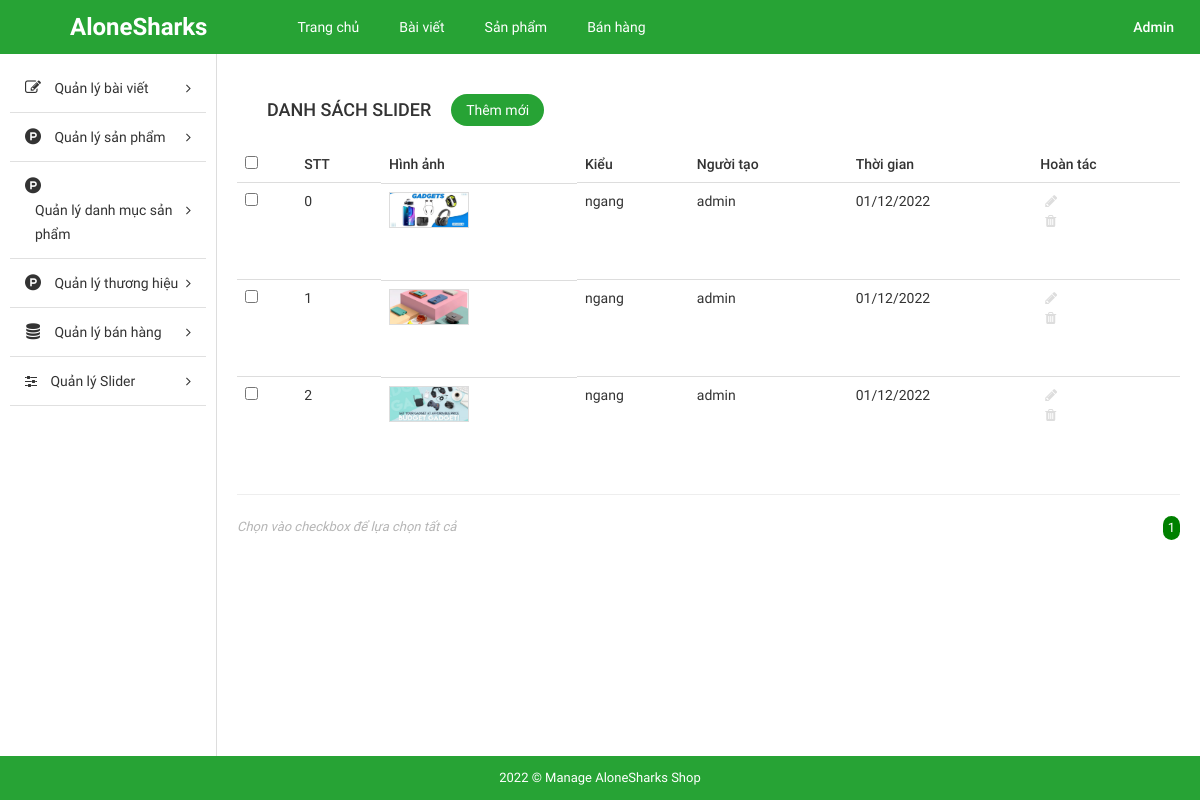
The app's page /admin/index.php?modules=sliders&controllers=index&action=list (signed in) with its own data.
### tables this page shows
CREATE TABLE `tbl_slider` (
  `id` int(11) NOT NULL,
  `image` varchar(255) NOT NULL,
  `user` varchar(255) NOT NULL,
  `create_date` varchar(255) NOT NULL,
  `type` enum('dọc','ngang') NOT NULL
);

### admin/libraries/database.php (called while the page is built, shortened)
<?php
function db_query($query_string) {
    global $conn;
    $result = mysqli_query($conn, $query_string);
    return $result;
}
function db_fetch_array($query_string) {
    $result = array();
    $mysqli_result = db_query($query_string);
    while ($row = mysqli_fetch_assoc($mysqli_result)) {
        $result[] = $row;
    }
    return $result;
}

### admin/modules/sliders/models/indexModel.php (called while the page is built, shortened)
<?php
function getAllSlider(){
	return db_fetch_array("SELECT * FROM `tbl_slider`");
}

### admin/modules/sliders/controllers/indexController.php (called while the page is built, shortened)
<?php
function listAction() {
	$data_tmp = getAllSlider();
	if(!empty($_GET['page'])){
		$page = $_GET['page'];
	}else{
		$page =1;
	}
	$numProduct = count($data_tmp);
	$productOnPage = 5;
	$num = ceil($numProduct/$productOnPage);
	$start = ($page - 1) * $productOnPage;
	$res =[];
	for ($i=$start; $i < $start+$productOnPage; $i++) {
		if(isset($data_tmp[$i]))
        $res[] = $data_tmp[$i];
	};
	$data = [$res, $num, $page];
	load_view('list',$data);
}

### admin/core/router.php (called while the page is built, shortened)
<?php
$action_name = get_action().'Action';
call_function(array('construct', $action_name));

### admin/core/appload.php (called while the page is built, shortened)
<?php
require CONFIGPATH . DIRECTORY_SEPARATOR . 'database.php';
require LIBPATH . DIRECTORY_SEPARATOR . 'database.php';
require COREPATH . DIRECTORY_SEPARATOR . 'base.php';
require COREPATH . DIRECTORY_SEPARATOR . 'router.php';

### admin/index.php (called while the page is built, shortened)
<?php
require COREPATH.DIRECTORY_SEPARATOR.'appload.php';

### admin/modules/sliders/views/listView.php (the view, shortened to what this page needs)
<div id="main-content-wp" class="list-product-page list-slider">
    <div class="wrap clearfix">
        <div id="content" class="fl-right">
            <div class="section" id="title-page">
                <div class="clearfix">
                    <h3 id="index" class="fl-left">Danh sách slider</h3>
                    <a href="?modules=sliders&controllers=index&action=add" title="" id="add-new" class="fl-left">Thêm mới</a>
                </div>
            </div>
            <div class="section" id="detail-page">
                <div class="section-detail">
                    <div class="table-responsive">
                        <table class="table list-table-wp">
                            <thead>
                                <tr>
                                    <td><input type="checkbox" name="checkAll" id="checkAll"></td>
                                    <td><span class="thead-text">STT</span></td>
                                    <td><span class="thead-text">Hình ảnh</span></td>
                                    <td><span class="thead-text">Kiểu</span></td>
                                    <td><span class="thead-text">Người tạo</span></td>
                                    <td><span class="thead-text">Thời gian</span></td>
                                    <td><span class="thead-text">Hoàn tác</span></td>
                                </tr>
                            </thead>
                            <tbody>
                                <?php $i=0; if(!empty($data['0']))  foreach ($data['0'] as $value) { ?>
                                <tr>
                                    <td><input type="checkbox" name="checkItem" class="checkItem"></td>
                                    <td><span class="tbody-text"><?php echo $i++; ?></h3></span>
                                    <td class="clearfix">
                                        <div class="tb-title fl-left">
                                            <div class="tbody-thumb">
                                                <img src="<?php echo $value['image'] ;?>" alt="">
                                            </div>
                                        </div>
                                    </td>
                                    <td><span class="thead-text"><?php echo $value['type']; ?></span></td>
                                    <td><span class="tbody-text"><?php echo $value['user']; ?></span></td>
                                    <td><span class="tbody-text"><?php echo $value['create_date']; ?></span></td>
                                    <td>
                                        <ul class="list-operation">
                                            <li><a href="?modules=sliders&controllers=index&action=edit&id=<?php echo $value['id']; ?>" title="Sửa" class="edit"><i class="fa fa-pencil" aria-hidden="true"></i></a></li>
                                            <li><a href="?modules=sliders&controllers=index&action=delete&id=<?php echo $value['id']; ?>" title="Xóa" class="delete"><i class="fa fa-trash" aria-hidden="true"></i></a></li>
                                        </ul>
                                    </td>
                                </tr>
                            <?php }; ?>
                            </tbody>
                        </table>
                        <hr>
                    </div>
                </div>
            </div>
            <div class="section" id="paging-wp">
                <div class="section-detail clearfix">
                    <p id="desc" class="fl-left">Chọn vào checkbox để lựa chọn tất cả</p>
                    <ul id="list-paging" class="fl-right">
                        <?php for ($i=1; $i <= $data['1'] ; $i++) { ?>
                        <li>
                            <a <?php if($i == $data['2']) echo 'style="background-color: green;color:white; border-radius:300px;"';  ?>  href="?modules=categorys&controllers=index&action=list&page=<?php echo $i; ?>" title=""><?php echo $i; ?></a>
                        </li>
                        <?php }; ?>
                    </ul>
                </div>
            </div>
        </div>
    </div>
</div>

### admin/core/base.php (shortened to what this page needs)
<?php
function get_module() {
    global $config;
    $module = isset($_GET['modules']) ? $_GET['modules'] : $config['default_module'];
    return $module;
}
function call_function($list_function = array()) {
    if (is_array($list_function)) {
        foreach ($list_function as $f) {
            if (function_exists($f())) {
                $f();
            }
        }
    }
}
function load_view($name, $data_send = array()) {
    $data = $data_send;
    $path = MODULESPATH . DIRECTORY_SEPARATOR . get_module() . DIRECTORY_SEPARATOR . 'views' . DIRECTORY_SEPARATOR . $name . 'View.php';
    if (file_exists($path)) {
        require $path;
    } else {
        echo "Không tìm thấy {$path}";
    }
}
function get_header($name = '') {
    global $data;
    if (empty($name)) {
        $name = 'header';
    } else {
        $name = "header-{$name}";
    }
    $path = LAYOUTPATH . DIRECTORY_SEPARATOR . $name . '.php';
    if (file_exists($path)) {
        if (is_array($data)) {
            foreach ($data as $key => $a) {
                $$key = $a;
            }
        }
        require $path;
    } else {
        echo "Không tìm thấy {$path}";
    }
}
function get_footer($name = '') {
    global $data;
    if (empty($name)) {
        $name = 'footer';
    } else {
        $name = "footer-{$name}";
    }
    $path = LAYOUTPATH . DIRECTORY_SEPARATOR . $name . '.php';
    if (file_exists($path)) {
        if (is_array($data)) {
            foreach ($data as $key => $a) {
                $$key = $a;
            }
        }
        require $path;
    } else {
        echo "Không tìm thấy {$path}";
    }
}
function get_sidebar($name = '') {
    global $data;
    if (empty($name)) {
        $name = 'sidebar';
    } else {
        $name = "sidebar-{$name}";
    }
    $path = LAYOUTPATH . DIRECTORY_SEPARATOR . $name . '.php';
    if (file_exists($path)) {
        if (is_array($data)) {
            foreach ($data as $key => $a) {
                $$key = $a;
            }
        }
        require $path;
    } else {
        echo "Không tìm thấy {$path}";
    }
}
?>

### admin/public/css/import/global.css (style rules this page uses)
body { font-family: "Roboto Regular"; font-size: 14px; line-height: 24px; color: #333; }
.fl-left { float: left; }
.fl-right { float: right; }
img { max-width: 100%; height: auto; display: block; }
ul li { list-style: none!important; }
a { text-decoration: none!important; }

### admin/public/css/import/list_post.css (style rules this page uses)
#content { width: 82%; border-left: 1px solid #ddd; padding: 20px; }
#add-new { display: inline-block; color: #fff; background: #27a335; padding: 4px 15px; margin: 20px; border-radius: 20px; }
#index { font-family: 'Roboto Medium'; font-weight: normal; text-transform: uppercase; font-size: 18px; padding: 24px 0px; margin-left: 30px; }
.list-table-wp thead tr td { font-family: 'Roboto Medium'; font-weight: normal; }
.list-operation li { float: left; }
.list-operation li a { display: block; padding: 0px 5px; color: #ddd; }
.tb-title { width: 75%; display: -webkit-box; -webkit-line-clamp: 1; -moz-line-clamp: 1; -o-line-clamp: 1; -webkit-box-orient: vertical; -moz-box-orient: vertical; -o-box-orient: vertical; max-height: 100%; overflow: hidden; }
.list-operation { width: 25%; }
#paging-wp #desc { font-size: 13px; color: #b5b5b5; font-style: italic; }
#list-paging li { float: left; }
#list-paging li a { display: inline-block; color: #555; font-size: 13px; padding: 0px 5px; }

### admin/public/css/import/list_product.css (style rules this page uses)
.tbody-thumb { width: 80px; height: 80px; overflow: hidden; }
.tbody-thumb img { border: 1px solid #ddd; }

### admin/public/css/import/detail_order.css (style rules this page uses)
.table { margin-bottom: 0!important; }

### records on screen
tbl_slider: image (picture), type "ngang", user "admin", create_date "01/12/2022"
tbl_slider: image (picture), type "ngang", user "admin", create_date "01/12/2022"
tbl_slider: image (picture), type "ngang", user "admin", create_date "01/12/2022"
